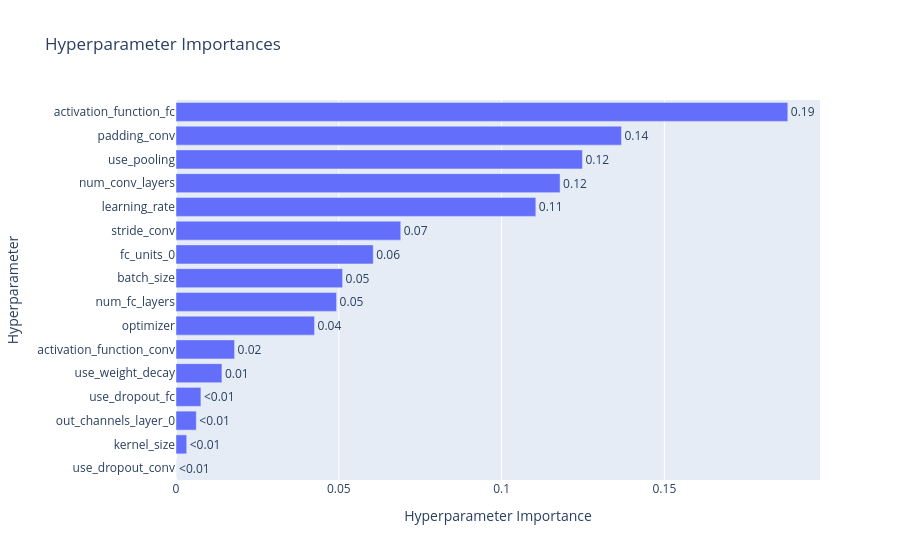

Source (notebook cell):
### Markdown cell above
### Plots do estudo feito e da loss e acurácia do melhor modelo

### Code cell
fig = optuna.visualization.plot_param_importances(study_mnist, target=lambda t: t.values[0], target_name="accuracy")
show(fig)

### Figure 1 — Plotly figure (JSON) as saved in the notebook; plotly's stock layout.template omitted (floating-point values rounded to 4 significant figures)
{"data": [{"cliponaxis": false, "hovertemplate": ["use_dropout_conv (CategoricalDistribution): 2.31232133297093e-05<extra></extra>", "kernel_size (CategoricalDistribution): 0.0032937281637439816<extra></extra>", "out_channels_layer_0 (CategoricalDistribution): 0.006238478527762402<extra></extra>", "use_dropout_fc (CategoricalDistribution): 0.0076500258750989815<extra></extra>", "use_weight_decay (CategoricalDistribution): 0.01410716602803329<extra></extra>", "activation_function_conv (CategoricalDistribution): 0.01799324790808919<extra></extra>", "optimizer (CategoricalDistribution): 0.04255637800630551<extra></extra>", "num_fc_layers (IntDistribution): 0.04931919317514923<extra></extra>", "batch_size (CategoricalDistribution): 0.05116502272620166<extra></extra>", "fc_units_0 (CategoricalDistribution): 0.060585903316366846<extra></extra>", "stride_conv (CategoricalDistribution): 0.0690281242931247<extra></extra>", "learning_rate (FloatDistribution): 0.11051489464076228<extra></extra>", "num_conv_layers (IntDistribution): 0.11796475965472526<extra></extra>", "use_pooling (CategoricalDistribution): 0.12483042926053964<extra></extra>", "padding_conv (CategoricalDistribution): 0.13682409163345263<extra></extra>", "activation_function_fc (CategoricalDistribution): 0.18790543357731468<extra></extra>"], "name": "accuracy", "orientation": "h", "text": ["<0.01", "<0.01", "<0.01", "<0.01", "0.01", "0.02", "0.04", "0.05", "0.05", "0.06", "0.07", "0.11", "0.12", "0.12", "0.14", "0.19"], "textposition": "outside", "type": "bar", "x": [2.312e-05, 0.003294, 0.006238, 0.00765, 0.01411, 0.01799, 0.04256, 0.04932, 0.05117, 0.06059, 0.06903, 0.1105, 0.118, 0.1248, 0.1368, 0.1879], "y": ["use_dropout_conv", "kernel_size", "out_channels_layer_0", "use_dropout_fc", "use_weight_decay", "activation_function_conv", "optimizer", "num_fc_layers", "batch_size", "fc_units_0", "stride_conv", "learning_rate", "num_conv_layers", "use_pooling", "padding_conv", "activation_function_fc"]}], "layout": {"title": {"text": "Hyperparameter Importances"}, "xaxis": {"title": {"text": "Hyperparameter Importance"}}, "yaxis": {"title": {"text": "Hyperparameter"}}}}
